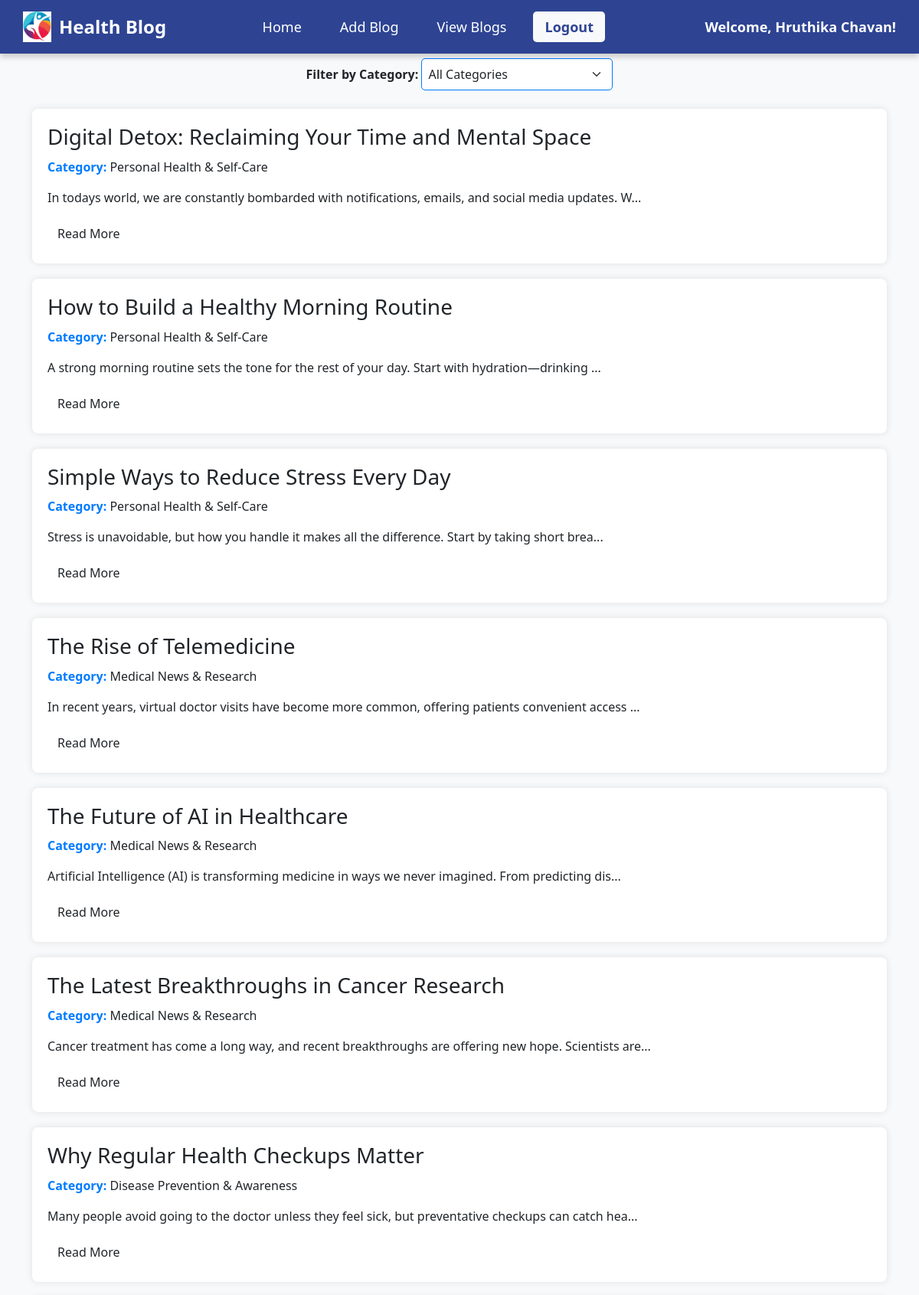
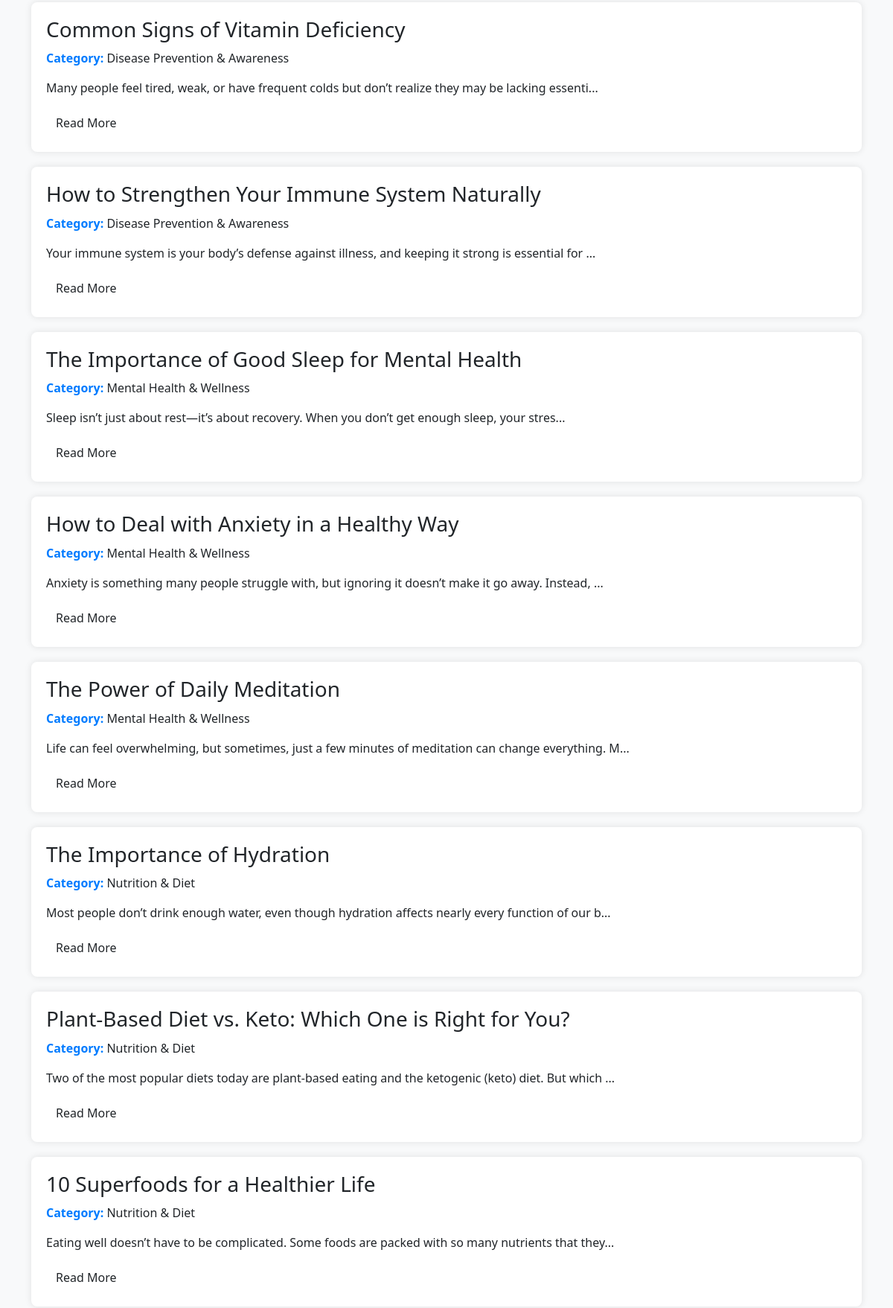
Screenshot of /view_posts.php (signed in, upper part) with the database file from the repository (2 pictures, top to bottom).
### tables this page shows
CREATE TABLE `posts` (
  `post_id` int(11) NOT NULL,
  `username` varchar(150) NOT NULL,
  `title` varchar(255) NOT NULL,
  `content` text NOT NULL,
  `created_at` timestamp NOT NULL DEFAULT current_timestamp(),
  `category` varchar(255) NOT NULL
);

### view_posts.php (the view, shortened to what this page needs)
<?php
include 'db.php';
$selected_category = isset($_GET['category']) ? $_GET['category'] : 'All Categories';
if ($selected_category == "All Categories") {
    $sql = "SELECT * FROM posts ORDER BY created_at DESC";
} else {
    $sql = "SELECT * FROM posts WHERE category = '$selected_category' ORDER BY created_at DESC";
}
$result = $conn->query($sql);
?>
<!DOCTYPE html>
<html lang="en">
<head>
    <link rel="stylesheet" href="https://cdn.jsdelivr.net/npm/bootstrap@5.3.0/dist/css/bootstrap.min.css">
</head>
<body>
    <?php include 'header.php'; ?>
    <div class="container">
        <h2 class="text-center">Latest Blogs</h2>
        <div class="text-center mb-4">
            <label for="categoryFilter" class="fw-bold">Filter by Category:</label>
            <select name="category" id="categoryFilter" class="form-select d-inline-block" style="width: 250px;">
                <option value="All Categories" <?php if ($selected_category == "All Categories") echo "selected"; ?>>All Categories</option>
            </select>
        </div>
        <?php
        if ($result->num_rows > 0) {
            while ($row = $result->fetch_assoc()) {
                echo "<div class='blog-card'>";
                echo "<h3>" . $row['title'] . "</h3>";
                echo "<p><span class='category-label'>Category:</span> " . $row['category'] . "</p>";
                echo "<p>" . substr($row['content'], 0, 100) . "...</p>";
                echo "<a href='post.php?id=" . $row['post_id'] . "' class='btn'>Read More</a>";
                echo "</div>";
            }
        } else {
            echo "<p class='text-center'>No blogs found in this category.</p>";
        }
        ?>
    </div>
</body>
</html>

### view_posts.php (style rules this page uses)
body { background-color: #f8f9fa; }
.container { margin-top: 30px; }
.blog-card { background: white; padding: 20px; border-radius: 8px; box-shadow: 0 0 10px rgba(0, 0, 0, 0.1); margin-bottom: 20px; }
.blog-card h3 { margin-bottom: 10px; }
.category-label { font-weight: bold; color: #007bff; }
#categoryFilter { width: 250px; padding: 8px; border-radius: 5px; border: 1px solid #007bff; background-color: #ffffff; font-size: 16px; cursor: pointer; }
html, body { height: 100%; margin: 0; padding: 0; display: flex; flex-direction: column; }
.container { flex: 1; }

### rows the page displays
posts: title "Digital Detox: Reclaiming Your Time and Mental Space", category "Personal Health & Self-Care", content "In todays world, we are constantly bombarded with notifications, emails, and social media updates. W"
posts: title "How to Build a Healthy Morning Routine", category "Personal Health & Self-Care", content "A strong morning routine sets the tone for the rest of your day. Start with hydration—drinking"
posts: title "Simple Ways to Reduce Stress Every Day", category "Personal Health & Self-Care", content "Stress is unavoidable, but how you handle it makes all the difference. Start by taking short brea"
posts: title "The Rise of Telemedicine", category "Medical News & Research", content "In recent years, virtual doctor visits have become more common, offering patients convenient access"
posts: title "The Future of AI in Healthcare", category "Medical News & Research", content "Artificial Intelligence (AI) is transforming medicine in ways we never imagined. From predicting dis"
posts: title "The Latest Breakthroughs in Cancer Research", category "Medical News & Research", content "Cancer treatment has come a long way, and recent breakthroughs are offering new hope. Scientists are"
posts: title "Why Regular Health Checkups Matter", category "Disease Prevention & Awareness", content "Many people avoid going to the doctor unless they feel sick, but preventative checkups can catch hea"
posts: title "Common Signs of Vitamin Deficiency", category "Disease Prevention & Awareness", content "Many people feel tired, weak, or have frequent colds but don’t realize they may be lacking essenti"
posts: title "How to Strengthen Your Immune System Naturally", category "Disease Prevention & Awareness", content "Your immune system is your body’s defense against illness, and keeping it strong is essential for"
posts: title "The Importance of Good Sleep for Mental Health", category "Mental Health & Wellness", content "Sleep isn’t just about rest—it’s about recovery. When you don’t get enough sleep, your stres"
posts: title "How to Deal with Anxiety in a Healthy Way", category "Mental Health & Wellness", content "Anxiety is something many people struggle with, but ignoring it doesn’t make it go away. Instead,"
posts: title "The Power of Daily Meditation", category "Mental Health & Wellness", content "Life can feel overwhelming, but sometimes, just a few minutes of meditation can change everything. M"
posts: title "The Importance of Hydration", category "Nutrition & Diet", content "Most people don’t drink enough water, even though hydration affects nearly every function of our b"
posts: title "Plant-Based Diet vs. Keto: Which One is Right for You?", category "Nutrition & Diet", content "Two of the most popular diets today are plant-based eating and the ketogenic (keto) diet. But which"
posts: title "10 Superfoods for a Healthier Life", category "Nutrition & Diet", content "Eating well doesn’t have to be complicated. Some foods are packed with so many nutrients that they"

### other values shown
$_SESSION['username'] "Hruthika Chavan"
